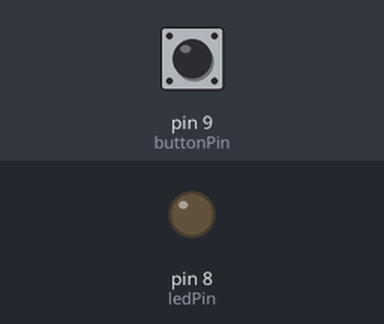
This sketch was run on a simulated Arduino Uno, built with avr-gcc and run on an emulated ATmega328P. On the bench: output pins drawn as LEDs (lit = HIGH). Inputs (shaded band) come from the test bench; at power-on: pin 9 (buttonPin) LOW.

Above: at 1.2 s.
1.3 s: pin 9 (buttonPin) pulled HIGH for 0.15 s
At 2.5 s:
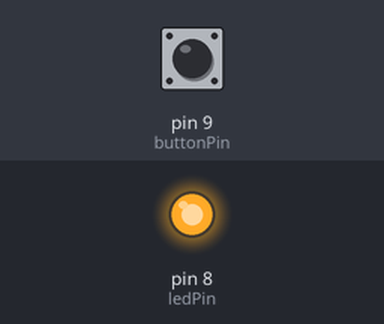
2.9 s: pin 9 (buttonPin) pulled HIGH for 1 s
At 3.8 s:
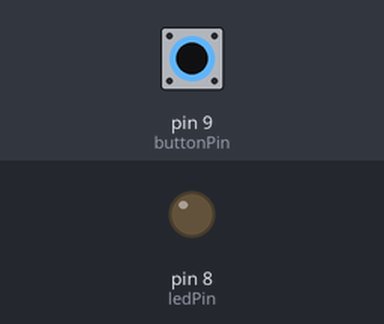
5.4 s: pin 9 (buttonPin) pulled HIGH for 3.2 s
At 5.7 s:
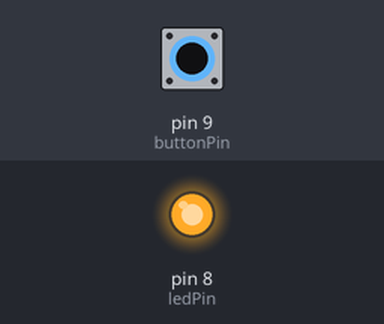
Timing chart, 0 to 8.4 s (numbered marks = the images above; inputs shaded):
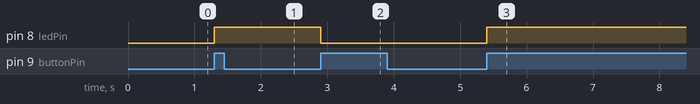

Measured:
- after the input at 1.3 s, pin 8 (ledPin): LOW → HIGH at once
- after the input at 2.9 s, pin 8 (ledPin): HIGH → LOW at once
- after the input at 5.4 s, pin 8 (ledPin): LOW → HIGH at once

The sketch:

pushButtonsToggle.ino
```cpp
int ledPin=8;
int buttonPin=9;
int LEDState=0;
int buttonNew;
int buttonOld=1;
int dT=100;

void setup() {
  // put your setup code here, to run once:
  Serial.begin(9600);
  pinMode(ledPin, OUTPUT);
  pinMode(buttonPin, INPUT);

}

void loop() {
  // put your main code here, to run repeatedly:
  buttonNew=digitalRead(buttonPin);
  if (buttonOld==0 && buttonNew==1){
    if(LEDState==0){
      digitalWrite(ledPin,HIGH);
      LEDState=1;
    }
    else{
      digitalWrite(ledPin,LOW);
      LEDState=0;
    }
  }

  buttonOld=buttonNew;
  delay(dT);
}
```
